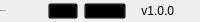
              <widget class="QFrame" name="bottomBar">
               <property name="minimumSize">
                <size>
                 <width>0</width>
                 <height>22</height>
                </size>
               </property>
               <property name="maximumSize">
                <size>
                 <width>16777215</width>
                 <height>22</height>
                </size>
               </property>
               <property name="frameShape">
                <enum>QFrame::NoFrame</enum>
               </property>
               <property name="frameShadow">
                <enum>QFrame::Raised</enum>
               </property>
               <layout class="QHBoxLayout" name="horizontalLayout_5" stretch="0,0,0,0,0">
                <property name="leftMargin">
                 <number>0</number>
                </property>
                <property name="topMargin">
                 <number>0</number>
                </property>
                <property name="rightMargin">
                 <number>0</number>
                </property>
                <property name="bottomMargin">
                 <number>0</number>
                </property>
                <item>
                 <widget class="QLabel" name="creditsLabel">
                  <property name="maximumSize">
                   <size>
                    <width>220</width>
                    <height>16</height>
                   </size>
                  </property>
                  <property name="font">
                   <font>
                    <family>Segoe UI</family>
                    <pointsize>-1</pointsize>
                    <italic>false</italic>
                    <bold>false</bold>
                   </font>
                  </property>
                  <property name="text">
                   <string>By: Bill Chan &lt;billpwchan@hotmail.com&gt;</string>
                  </property>
                  <property name="alignment">
                   <set>Qt::AlignLeading|Qt::AlignLeft|Qt::AlignVCenter</set>
                  </property>
                 </widget>
                </item>
                <item>
                 <widget class="QPushButton" name="bottomBarGithubButton">
                  <property name="enabled">
                   <bool>true</bool>
                  </property>
                  <property name="maximumSize">
                   <size>
                    <width>30</width>
                    <height>16</height>
                   </size>
                  </property>
                  <property name="font">
                   <font>
                    <family>Segoe UI</family>
                       <pointsize>-1</pointsize>
                    <italic>false</italic>
                    <bold>false</bold>
                   </font>
                  </property>
                  <property name="cursor">
                   <cursorShape>PointingHandCursor</cursorShape>
                  </property>
                  <property name="styleSheet">
                   <string notr="true">background-color: transparent</string>
                  </property>
                  <property name="text">
                   <string/>
                  </property>
                  <property name="icon">
                   <iconset resource="resources.qrc">
                    <normaloff>:/icons/images/icons/GitHub-Mark-Light-120px-plus.png</normaloff>:/icons/images/icons/GitHub-Mark-Light-120px-plus.png</iconset>
                  </property>
                  <property name="iconSize">
                   <size>
                    <width>15</width>
                    <height>15</height>
                   </size>
                  </property>
                 </widget>
                </item>
                <item>
                 <widget class="QPushButton" name="bottomBarLinkedInButton">
                  <property name="enabled">
                   <bool>true</bool>
                  </property>
                  <property name="maximumSize">
                   <size>
                    <width>50</width>
                    <height>16</height>
                   </size>
                  </property>
                  <property name="font">
                   <font>
                    <family>Segoe UI</family>
                       <pointsize>-1</pointsize>
                    <italic>false</italic>
                    <bold>false</bold>
                   </font>
                  </property>
                  <property name="cursor">
                   <cursorShape>PointingHandCursor</cursorShape>
                  </property>
                  <property name="styleSheet">
                   <string notr="true">background-color: transparent;</string>
                  </property>
                  <property name="text">
                   <string/>
                  </property>
                  <property name="icon">
                   <iconset resource="resources.qrc">
                    <normaloff>:/icons/images/icons/LI-Logo.png</normaloff>:/icons/images/icons/LI-Logo.png</iconset>
                  </property>
                  <property name="iconSize">
                   <size>
                    <width>50</width>
                    <height>16</height>
                   </size>
                  </property>
                 </widget>
                </item>
                <item>
                 <widget class="QLabel" name="version">
                  <property name="text">
                   <string>v1.0.0</string>
                  </property>
                  <property name="alignment">
                   <set>Qt::AlignRight|Qt::AlignTrailing|Qt::AlignVCenter</set>
                  </property>
                 </widget>
                </item>
                <item>
                 <widget class="QFrame" name="frame_size_grip">
                  <property name="minimumSize">
                   <size>
                    <width>20</width>
                    <height>0</height>
                   </size>
                  </property>
                  <property name="maximumSize">
                   <size>
                    <width>20</width>
                    <height>16777215</height>
                   </size>
                  </property>
                  <property name="frameShape">
                   <enum>QFrame::NoFrame</enum>
                  </property>
                  <property name="frameShadow">
                   <enum>QFrame::Raised</enum>
                  </property>
                 </widget>
                </item>
               </layout>
              </widget>
